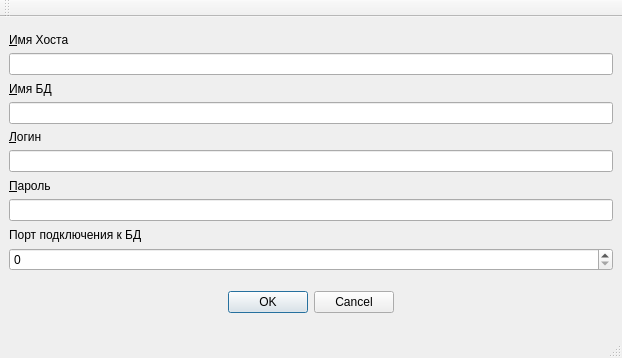
<?xml version="1.0" encoding="UTF-8"?>
<ui version="4.0">
 <class>MainWindow</class>
 <widget class="QMainWindow" name="MainWindow">
  <property name="geometry">
   <rect>
    <x>0</x>
    <y>0</y>
    <width>622</width>
    <height>358</height>
   </rect>
  </property>
  <property name="sizePolicy">
   <sizepolicy hsizetype="Preferred" vsizetype="Preferred">
    <horstretch>0</horstretch>
    <verstretch>100</verstretch>
   </sizepolicy>
  </property>
  <property name="windowTitle">
   <string>MainWindow</string>
  </property>
  <property name="iconSize">
   <size>
    <width>35</width>
    <height>43</height>
   </size>
  </property>
  <widget class="QWidget" name="centralwidget">
   <layout class="QGridLayout" name="gridLayout_2" rowstretch="0,10,10" rowminimumheight="0,0,50">
    <property name="leftMargin">
     <number>9</number>
    </property>
    <property name="topMargin">
     <number>9</number>
    </property>
    <property name="rightMargin">
     <number>9</number>
    </property>
    <property name="bottomMargin">
     <number>9</number>
    </property>
    <property name="horizontalSpacing">
     <number>9</number>
    </property>
    <item row="1" column="0">
     <layout class="QGridLayout" name="gridLayout">
      <item row="5" column="0">
       <widget class="QLineEdit" name="ln_login"/>
      </item>
      <item row="0" column="0">
       <widget class="QLabel" name="lb_nameHost">
        <property name="text">
         <string>&amp;Имя Хоста</string>
        </property>
        <property name="buddy">
         <cstring>ln_nameHost</cstring>
        </property>
       </widget>
      </item>
      <item row="8" column="0">
       <widget class="QLabel" name="lb_port">
        <property name="text">
         <string>Порт подключения к БД</string>
        </property>
       </widget>
      </item>
      <item row="3" column="0">
       <widget class="QLineEdit" name="ln_bd"/>
      </item>
      <item row="2" column="0">
       <widget class="QLabel" name="lb_nameBD">
        <property name="text">
         <string>&amp;Имя БД</string>
        </property>
        <property name="buddy">
         <cstring>ln_bd</cstring>
        </property>
       </widget>
      </item>
      <item row="9" column="0">
       <widget class="QSpinBox" name="sp_port"/>
      </item>
      <item row="7" column="0">
       <widget class="QLineEdit" name="ln_padd"/>
      </item>
      <item row="4" column="0">
       <widget class="QLabel" name="lb_login">
        <property name="text">
         <string>&amp;Логин</string>
        </property>
        <property name="buddy">
         <cstring>ln_login</cstring>
        </property>
       </widget>
      </item>
      <item row="6" column="0">
       <widget class="QLabel" name="lb_pass">
        <property name="text">
         <string>&amp;Пароль</string>
        </property>
        <property name="buddy">
         <cstring>ln_padd</cstring>
        </property>
       </widget>
      </item>
      <item row="1" column="0">
       <widget class="QLineEdit" name="ln_nameHost">
        <property name="text">
         <string/>
        </property>
       </widget>
      </item>
     </layout>
    </item>
    <item row="2" column="0">
     <widget class="QDialogButtonBox" name="buttonBox">
      <property name="sizePolicy">
       <sizepolicy hsizetype="Expanding" vsizetype="Fixed">
        <horstretch>100</horstretch>
        <verstretch>0</verstretch>
       </sizepolicy>
      </property>
      <property name="orientation">
       <enum>Qt::Horizontal</enum>
      </property>
      <property name="standardButtons">
       <set>QDialogButtonBox::Cancel|QDialogButtonBox::Ok</set>
      </property>
      <property name="centerButtons">
       <bool>true</bool>
      </property>
     </widget>
    </item>
   </layout>
  </widget>
  <widget class="QMenuBar" name="menubar">
   <property name="geometry">
    <rect>
     <x>0</x>
     <y>0</y>
     <width>622</width>
     <height>21</height>
    </rect>
   </property>
  </widget>
  <widget class="QStatusBar" name="statusbar"/>
  <widget class="QToolBar" name="toolBar">
   <property name="windowTitle">
    <string>toolBar</string>
   </property>
   <attribute name="toolBarArea">
    <enum>TopToolBarArea</enum>
   </attribute>
   <attribute name="toolBarBreak">
    <bool>false</bool>
   </attribute>
  </widget>
 </widget>
 <tabstops>
  <tabstop>ln_nameHost</tabstop>
  <tabstop>ln_bd</tabstop>
  <tabstop>ln_login</tabstop>
  <tabstop>ln_padd</tabstop>
 </tabstops>
 <resources/>
 <connections/>
</ui>
